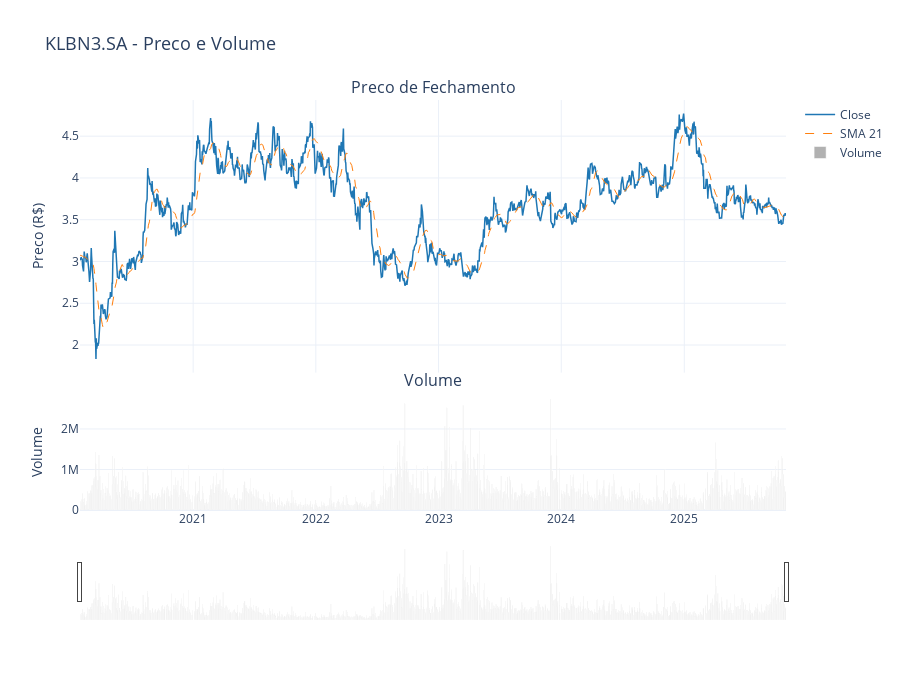

Here is the notebook cell this chart was saved with:
### Markdown cell above
### 3.4 Preco e Volume Combinados

Visualizacao combinada do preco com o volume para identificar padroes.

### Code cell
# Create subplots with shared x-axis
fig_combined = make_subplots(
    rows=2, cols=1,
    shared_xaxes=True,
    vertical_spacing=0.05,
    row_heights=[0.7, 0.3],
    subplot_titles=('Preco de Fechamento', 'Volume')
)

# Price chart
fig_combined.add_trace(
    go.Scatter(x=df['Date'], y=df['Close'], 
               name='Close', line=dict(color='#1f77b4', width=1.5)),
    row=1, col=1
)

fig_combined.add_trace(
    go.Scatter(x=df['Date'], y=df['SMA_21'], 
               name='SMA 21', line=dict(color='#ff7f0e', width=1, dash='dash')),
    row=1, col=1
)

# Volume chart
fig_combined.add_trace(
    go.Bar(x=df['Date'], y=df['Volume'], 
           name='Volume', marker_color='rgba(100,100,100,0.5)'),
    row=2, col=1
)

fig_combined.update_layout(
    title=dict(text='KLBN3.SA - Preco e Volume', font=dict(size=18)),
    template='plotly_white',
    height=700,
    showlegend=True,
    xaxis2_rangeslider_visible=True
)

fig_combined.update_yaxes(title_text='Preco (R$)', row=1, col=1)
fig_combined.update_yaxes(title_text='Volume', row=2, col=1)

fig_combined.show()

### Figure 1 — Plotly figure (JSON) as saved in the notebook; plotly's stock layout.template omitted (floating-point values rounded to 4 significant figures; data arrays with more than 128 entries replaced by an {"elided": "..."} marker saying what was removed)
{"data": [{"line": {"color": "#1f77b4", "width": 1.5}, "name": "Close", "type": "scatter", "x": {"elided": "1433 str values"}, "xaxis": "x", "y": {"elided": "1433 float values"}, "yaxis": "y"}, {"line": {"color": "#ff7f0e", "dash": "dash", "width": 1}, "name": "SMA 21", "type": "scatter", "x": {"elided": "1433 str values"}, "xaxis": "x", "y": {"elided": "1433 float values"}, "yaxis": "y"}, {"marker": {"color": "rgba(100,100,100,0.5)"}, "name": "Volume", "type": "bar", "x": {"elided": "1433 str values"}, "xaxis": "x2", "y": {"elided": "1433 int values"}, "yaxis": "y2"}], "layout": {"annotations": [{"font": {"size": 16}, "showarrow": false, "text": "Preco de Fechamento", "x": 0.5, "xanchor": "center", "xref": "paper", "y": 1.0, "yanchor": "bottom", "yref": "paper"}, {"font": {"size": 16}, "showarrow": false, "text": "Volume", "x": 0.5, "xanchor": "center", "xref": "paper", "y": 0.285, "yanchor": "bottom", "yref": "paper"}], "height": 700, "showlegend": true, "title": {"font": {"size": 18}, "text": "KLBN3.SA - Preco e Volume"}, "xaxis": {"anchor": "y", "domain": [0, 1], "matches": "x2", "showticklabels": false}, "xaxis2": {"anchor": "y2", "domain": [0, 1], "rangeslider": {"visible": true}}, "yaxis": {"anchor": "x", "domain": [0.335, 1.0], "title": {"text": "Preco (R$)"}}, "yaxis2": {"anchor": "x2", "domain": [0, 0.285], "title": {"text": "Volume"}}}}
